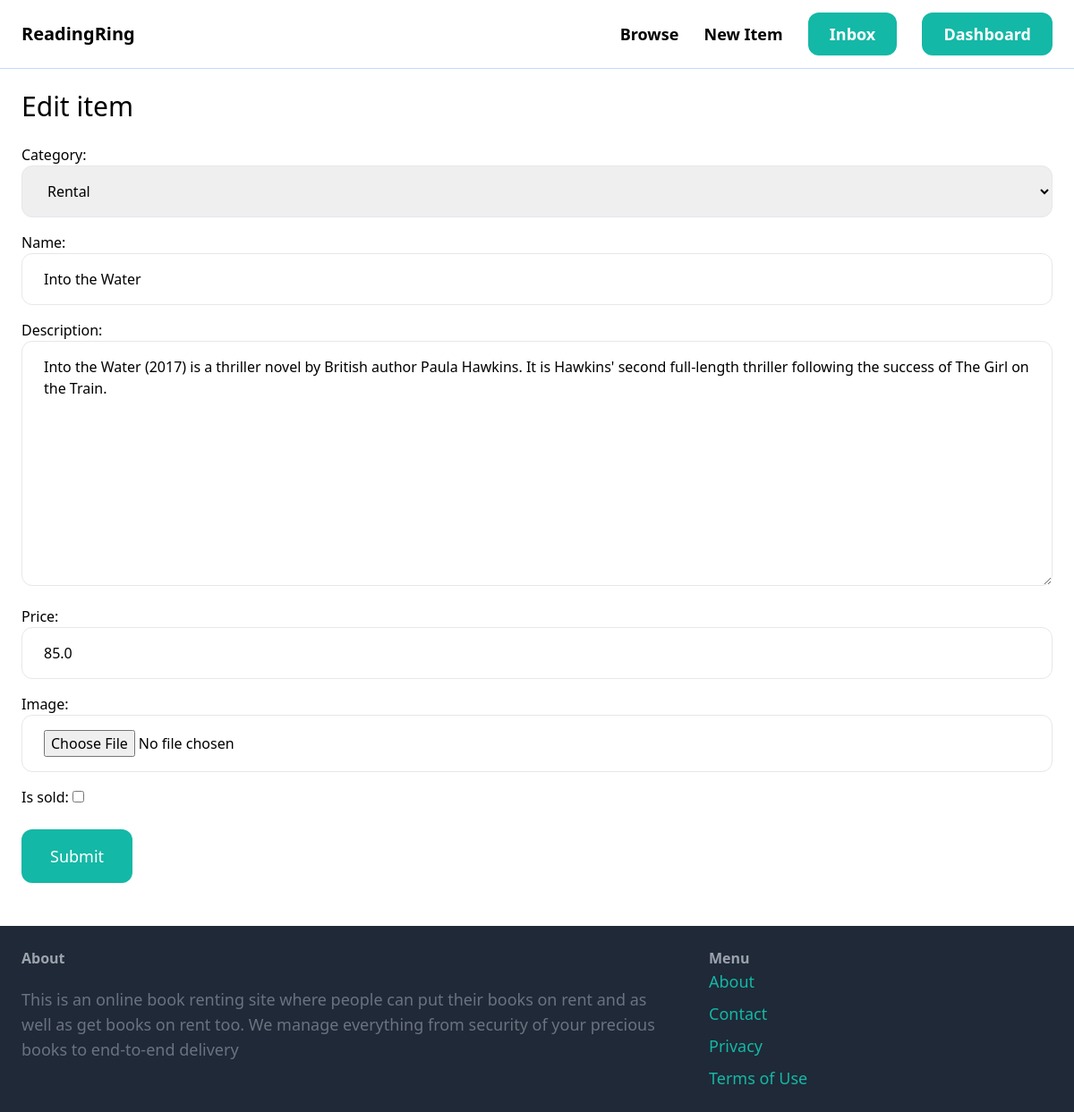
The page /items/2/edit/ (signed in) on the database its author committed.
### item/models.py (models this page shows, shortened)
class Item(models.Model):
    category = models.ForeignKey(Category, related_name ='items', on_delete =models.CASCADE)
    name = models.CharField(max_length =255)
    description = models.TextField(blank =True, null= True)
    price = models.FloatField()
    image = models.ImageField(upload_to ='item_images',blank =True, null =True)
    is_sold = models.BooleanField(default = False)
    created_by = models.ForeignKey(User, related_name ='items', on_delete = models.CASCADE)
    created_at = models.DateTimeField(auto_now_add= True)

class Category(models.Model):
    name = models.CharField(max_length =255)
    class Meta:
        ordering = ('name',)
        verbose_name_plural = 'Categories'
    def __str__(self):
        return self.name

### item/views.py (the view)
# urls.py: path('<int:pk>/edit/',views.edit, name = 'edit'),
@login_required
def edit(request, pk):
    item = get_object_or_404(Item, pk=pk, created_by = request.user)
    if request.method == 'POST':
        form = EditItemForm(request.POST, request.FILES,instance = item) #it will save the data
        if form.is_valid():
            form.save()
            return redirect('item:detail', pk = item.id)
    else:
        form = EditItemForm(instance = item)
    return render(request, 'item/form.html',{
        'form' : form,
        'title' : 'Edit item',
    })

### item/forms.py
class EditItemForm(forms.ModelForm):
    class Meta:
        model = Item
        fields = ('category', 'name', 'description', 'price', 'image','is_sold')
        widgets = {
            'category': forms.Select(attrs={
                'class': INPUT_CLASSES
            }),
            'name': forms.TextInput(attrs={
                'class': INPUT_CLASSES
            }),
            'description': forms.Textarea(attrs={
                'class': INPUT_CLASSES
            }),
            'price': forms.TextInput(attrs={
                'class': INPUT_CLASSES
            }),
            'image': forms.FileInput(attrs={
                'class': INPUT_CLASSES
            }),
        }

### item/templates/item/form.html (shortened to what this page needs)
{% extends 'core/base.html' %}
{% block content %}
<h1 class = "mb-6 text-3xl"> {{ title }}</h1>
<form method = 'post' action ='.' enctype = 'multipart/form-data'>
    <div class = "space-y-4">
        {{form.as_p}}
    </div>
    <button class = "mt-6 text-lg px-8 py-4 mb-6 rounded-xl bg-teal-500 hover:bg-teal-700 text-semibold text-white">Submit</button>
</form>
{% endblock %}

### rows shown on the page
Item: category "Rental", description "Into the Water (2017) is a thriller novel by British author Paula Hawkins. It is Hawkins' second full-length thriller following the success of The Girl on the Train.", price "85.0"
Category: name "Into the Water"

### other values the page prints
{{ title }} "Edit item"
